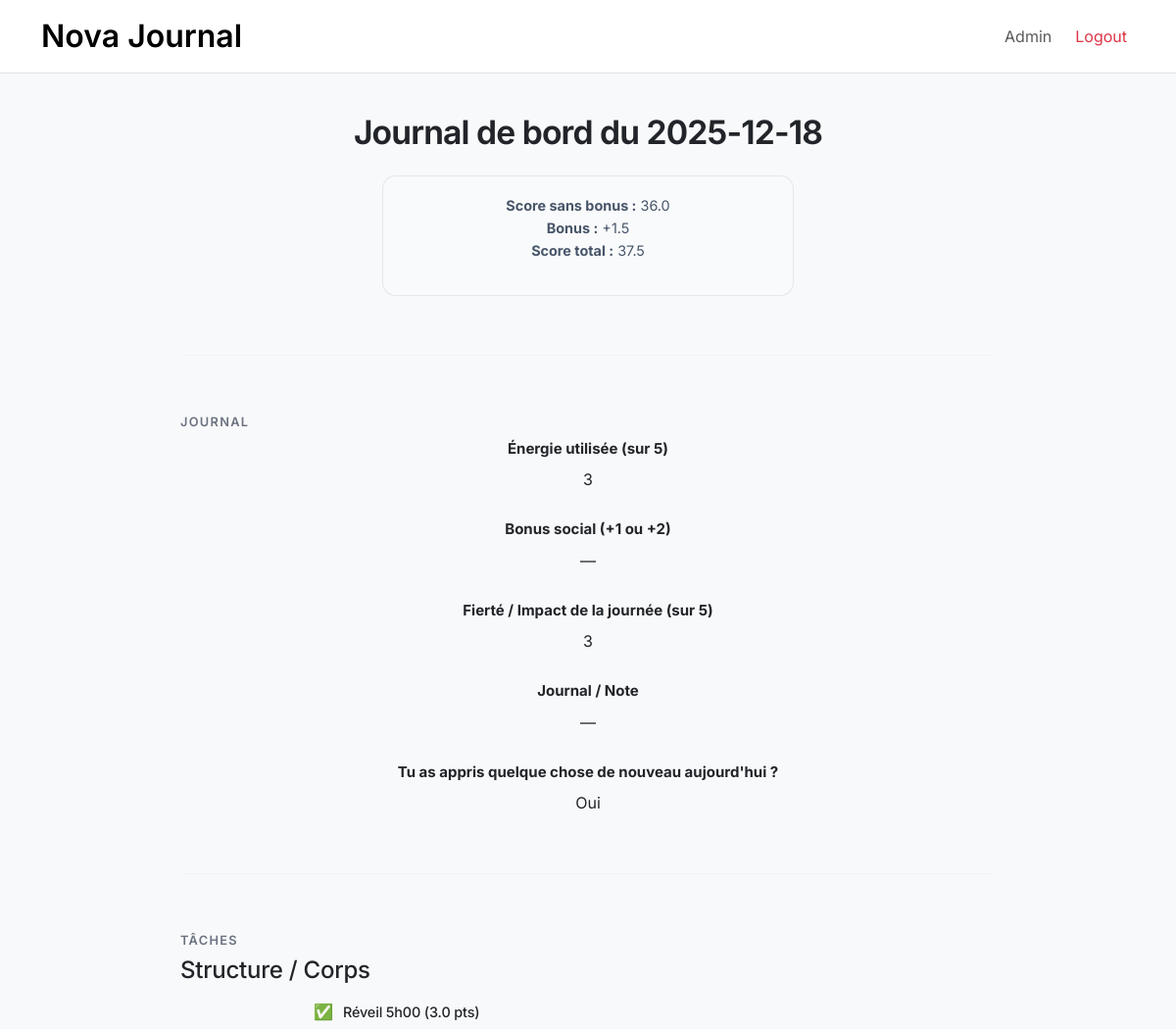
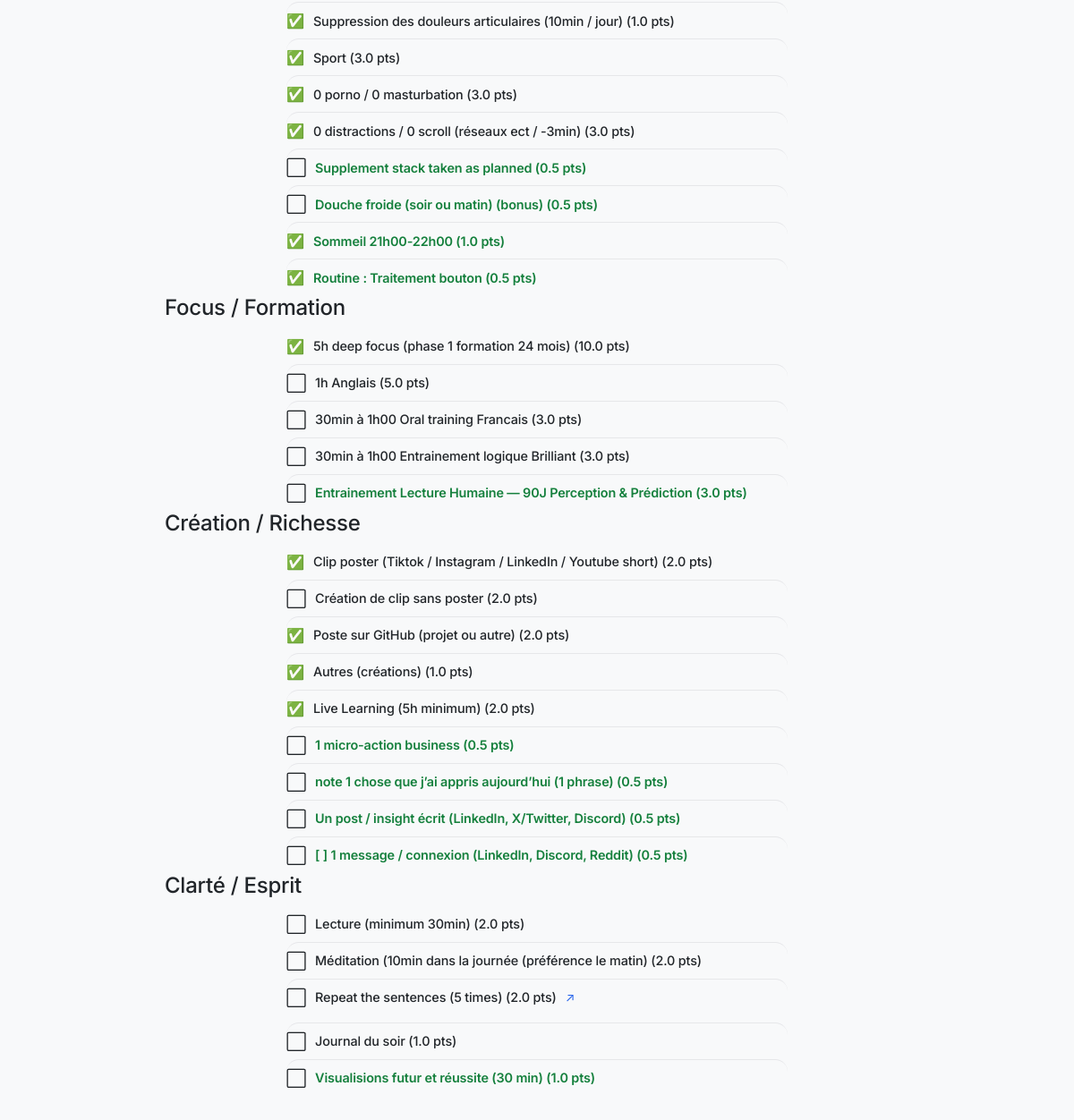
/old_journal/2025-12-18 (signed in), run on the app's committed database (2 pictures, top to bottom).
### tables this page shows
CREATE TABLE days (
    id_days INTEGER PRIMARY KEY AUTOINCREMENT,
    user_id INTEGER NOT NULL,
    date TEXT NOT NULL,
    total_score REAL DEFAULT 0,
    energy_score INTEGER CHECK (energy_score BETWEEN 1 AND 5),
    pride_score INTEGER CHECK (pride_score BETWEEN 1 AND 4),
    main_score REAL DEFAULT 0,
    bonus_score REAL DEFAULT 0,
    UNIQUE (user_id, date),
    FOREIGN KEY (user_id) REFERENCES users(id) ON DELETE CASCADE
);

CREATE TABLE daily_inputs (
    id_input INTEGER PRIMARY KEY AUTOINCREMENT,
    id_days INTEGER NOT NULL,
    id_input_def INTEGER NOT NULL,
    value INTEGER,
    note TEXT,
    UNIQUE (id_days, id_input_def),
    FOREIGN KEY (id_days) REFERENCES days(id_days) ON DELETE CASCADE,
    FOREIGN KEY (id_input_def) REFERENCES input_definitions(id_input_def) ON DELETE CASCADE
);

CREATE TABLE input_definitions (
    id_input_def INTEGER PRIMARY KEY AUTOINCREMENT,
    user_id INTEGER NOT NULL,
    name TEXT NOT NULL,
    type TEXT NOT NULL CHECK (type IN ('scale', 'boolean', 'text', 'select')),
    min_value INTEGER,
    max_value INTEGER,
    active INTEGER NOT NULL DEFAULT 1,
    description TEXT, count_in_main INTEGER DEFAULT 0,
    FOREIGN KEY (user_id) REFERENCES users(id) ON DELETE CASCADE
);

CREATE TABLE tasks (
    id_task INTEGER PRIMARY KEY AUTOINCREMENT,
    user_id INTEGER NOT NULL,
    categorie TEXT NOT NULL,
    name TEXT NOT NULL,
    points REAL NOT NULL,
    active INTEGER NOT NULL DEFAULT 1,
    point_type TEXT NOT NULL CHECK (point_type IN ('main', 'bonus')) DEFAULT 'main',
    note TEXT,
    link TEXT,
    FOREIGN KEY (user_id) REFERENCES users(id) ON DELETE CASCADE
);

### app.py (the view)
@app.route("/old_journal/<date>")
@login_required
def old_journal(date):
    rows = db.execute(
        """
        SELECT *
        FROM days
        WHERE user_id = ? AND date = ?
        """,
        session["user_id"],
        date
    )
    if not rows:
        return redirect("/old_journals")
    day = rows[0]
    categories = db.execute(
        """
        SELECT id_category, name
        FROM categories
        WHERE user_id = ?
        ORDER BY name
        """,
        session["user_id"]
    )
    raw_tasks = db.execute(
        """
        SELECT *
        FROM tasks
        WHERE user_id = ? AND active = 1
        """,
        session["user_id"]
    )
    grouped_tasks = defaultdict(list)
    for task in raw_tasks:
        grouped_tasks[task["categorie"]].append(task)
    completed = db.execute(
        """
        SELECT id_task
        FROM completions
        WHERE id_days = ? AND completed = 1
        """,
        day["id_days"]
    )
    completed_tasks = {row["id_task"] for row in completed}
    daily_inputs = db.execute(
        """
        SELECT
            d.id_input_def,
            d.name,
            d.type,
            d.min_value,
            d.max_value,
            d.description,
            di.value,
            di.note
        FROM input_definitions d
        LEFT JOIN daily_inputs di
            ON d.id_input_def = di.id_input_def
           AND di.id_days = ?
        WHERE d.user_id = ?
          AND d.active = 1
        ORDER BY d.id_input_def
        """,
        day["id_days"],
        session["user_id"]
    )
    return render_template(
        "old_journal.html",
        mode="detail",
        days=[],
        day=day,
        categories=categories,
        tasks=grouped_tasks,
        completed_tasks=completed_tasks,
        daily_inputs=daily_inputs,
    )

### app.py (called while the page is built)
@app.after_request
def after_request(response):
    response.headers["Cache-Control"] = "no-cache, no-store, must-revalidate"
    response.headers["Expires"] = 0
    response.headers["Pragma"] = "no-cache"
    return response

### helpers.py (called while the page is built)
def login_required(f):
    @wraps(f)
    def decorated_function(*args, **kwargs):
        if session.get("user_id") is None:
            return redirect("/login")
        return f(*args, **kwargs)
    return decorated_function

### templates/old_journal.html (shortened to what this page needs)
{% extends "layout.html" %}
{% block main %}
{% if mode == "list" %}
<h2 class="text-center mb-4">Historique des journaux</h2>
<ul class="journal-list">
    {% for d in days %}
        <li>
            <a href="/old_journal/{{ d.date }}">
                {{ d.date }}
            </a>
            — Total : {{ d.total_score }}
            (Main : {{ d.main_score }}, Bonus : {{ d.bonus_score }})
        </li>
    {% else %}
        <li>Aucun journal enregistré.</li>
    {% endfor %}
</ul>
{% elif mode == "detail" %}
<h2 class="text-center mb-4">
    Journal de bord du {{ day.date }}
</h2>
<div class="score-box" style="margin-bottom:20px;">
    <p>
        <strong>Score sans bonus :</strong>
        {{ day.main_score }}
        <br>
        <strong>Bonus :</strong>
        +{{ day.bonus_score }}
        <br>
        <strong>Score total :</strong>
        {{ day.total_score }}
    </p>
</div>
<hr>
{% if daily_inputs %}
<h3>Journal</h3>
{% for q in daily_inputs %}
<div class="daily-input-row">
    <label class="daily-input-label">
        <strong>{{ q.name }}</strong>
    </label>
    <div class="daily-input-control">
        {% if q.type == "scale" %}
            <span class="readonly-value">
                {{ q.value if q.value is not none else "—" }}
            </span>
        {% elif q.type == "boolean" %}
            <span class="readonly-value">
                {% if q.value == 1 %}Oui{% elif q.value == 0 %}Non{% else %}—{% endif %}
            </span>
        {% elif q.type == "text" %}
            <div class="readonly-text">
                {{ q.note or "—" }}
            </div>
        {% endif %}
    </div>
</div>
{% endfor %}
{% endif %}
<hr>
{% if tasks %}
<h3>Tâches</h3>
{% for category, items in tasks.items() %}
<h4>{{ category }}</h4>
<ul>
{% for task in items %}
<li class="task">
    <div class="task-row">
        <span class="task-checkbox">
            {% if task.id_task in completed_tasks %}
                ✅
            {% else %}
                ⬜
            {% endif %}
        </span>
        <span class="task-title {% if task.point_type == 'bonus' %}task-bonus{% endif %}">
            {{ task.name }} ({{ task.points }} pts)
        </span>
        {% if task.link %}
            <a href="{{ task.link }}" target="_blank" class="task-link">↗</a>
        {% endif %}
    </div>
</li>
{% endfor %}
</ul>
{% endfor %}
{% endif %}
{% endif %}
{% endblock %}

### static/styles.css (style rules this page uses)
:root { --font-ui: Inter, -apple-system, BlinkMacSystemFont, "Segoe UI", Roboto, Helvetica, Arial, sans-serif; }
html, body { font-family: var(--font-ui); font-weight: 400; color: #0f172a; -webkit-font-smoothing: antialiased; -moz-osx-font-smoothing: grayscale; }
h1, h2, h3, h4 { font-weight: 500; letter-spacing: -0.01em; }
p { line-height: 1.6; color: #475569; }

### static/styles_journal.css (style rules this page uses)
:root { --bg-page: #f8f9fb; --bg-card: #ffffff; --text-main: #0f172a; --text-muted: #6b7280; --border: rgba(15, 23, 42, 0.08); --accent: #2563eb; --accent-soft: rgba(37, 99, 235, 0.15); --success: #15803d; --radius-lg: 18px; --radius: 14px; --radius-sm: 10px; --shadow-xs: 0 1px 2px rgba(0,0,0,0.04); --shadow-sm: 0 4px 12px rgba(15,23,42,0.06); --shadow-md: 0 10px 28px rgba(15,23,42,0.10); --shadow-lg: 0 20px 50px rgba(15,23,42,0.14); --font: -apple-system, BlinkMacSystemFont, "Inter", "Segoe UI", Roboto, Helvetica, Arial, sans-serif; }
* { box-sizing: border-box; }
h2 { font-size: 2.2rem; font-weight: 650; letter-spacing: -0.025em; text-align: center; margin-bottom: 24px; }
h3 { margin: 44px 0 14px; font-size: 0.8rem; font-weight: 600; letter-spacing: 0.1em; text-transform: uppercase; color: var(--text-muted); }
.score-box { background: var(--bg-card); border-radius: var(--radius-lg); padding: 18px 22px; margin: 0 auto 32px; max-width: 420px; border: 1px solid var(--border); box-shadow: var(--shadow-sm); text-align: center; font-size: 0.9rem; }
ul { list-style: none; padding: 0; margin: 0; }
.task { max-width: 560px; margin-left: auto; margin-right: auto; background: var(--bg-card); border-radius: var(--radius); padding: 12px 14px; margin-bottom: 10px; border: 1px solid var(--border); box-shadow: var(--shadow-xs); transition: all 0.25s ease; }
.task-row { display: flex; align-items: center; gap: 10px; }
.task-title { font-size: 0.9rem; font-weight: 500; letter-spacing: -0.01em; }
.task-bonus { color: var(--success); font-weight: 600; }
.task-link { color: var(--accent); text-decoration: none; font-size: 0.85rem; }
hr { margin: 60px 0; border: none; height: 1px; background: var(--border); }
.daily-input-row { max-width: 640px; margin: 0 auto 28px auto; text-align: center; }
.daily-input-label { display: block; margin-bottom: 8px; font-size: 15px; font-weight: 500; }
.daily-input-control { display: flex; justify-content: center; margin-bottom: 6px; }
body { background: #fafafa; }
h3 { margin: 28px 0 8px; }
.score-box { box-shadow: none; border-radius: 12px; margin-bottom: 20px; }
.task { background: transparent; border: none; box-shadow: none; padding: 6px 0; margin-bottom: 6px; }
.task + .task { border-top: 1px solid var(--border); }
body { background: #f6f7f9; }
h2 { font-size: 2.1rem; font-weight: 650; margin-bottom: 12px; }
.score-box { background: #f9fafb; border-radius: 14px; border: 1px solid var(--border); box-shadow: none; margin-bottom: 0; }
.task { background: transparent; border: none; box-shadow: none; padding: 8px 0; margin-bottom: 0; }

### data on the page
days: date "2025-12-18", main_score "36.0", bonus_score "1.5", total_score "37.5"
daily_inputs: name "Énergie utilisée (sur 5)", value "3"
input_definitions: name "Bonus social (+1 ou +2)", value "—"
daily_inputs: name "Fierté / Impact de la journée (sur 5)", value "3"
input_definitions: name "Journal / Note", note "—"
daily_inputs: name "Tu as appris quelque chose de nouveau aujourd'hui ?", value "Oui"
tasks: categorie "Structure / Corps", name "Réveil 5h00", points "3.0"
tasks: name "Suppression des douleurs articulaires (10min / jour)", points "1.0"
tasks: name "Sport", points "3.0"
tasks: name "0 porno / 0 masturbation", points "3.0"
tasks: name "0 distractions / 0 scroll (réseaux ect / -3min)", points "3.0"
tasks: name "Supplement stack taken as planned", points "0.5"
tasks: name "Douche froide (soir ou matin) (bonus)", points "0.5"
tasks: name "Sommeil 21h00-22h00", points "1.0"
tasks: name "Routine : Traitement bouton", points "0.5"
tasks: categorie "Focus / Formation", name "5h deep focus (phase 1 formation 24 mois)", points "10.0"
tasks: name "1h Anglais", points "5.0"
tasks: name "30min à 1h00 Oral training Francais", points "3.0"
tasks: name "30min à 1h00 Entrainement logique Brilliant", points "3.0"
tasks: name "Entrainement Lecture Humaine — 90J Perception & Prédiction", points "3.0"
tasks: categorie "Création / Richesse", name "Clip poster (Tiktok / Instagram / LinkedIn / Youtube short)", points "2.0"
tasks: name "Création de clip sans poster", points "2.0"
tasks: name "Poste sur GitHub (projet ou autre)", points "2.0"
tasks: name "Autres (créations)", points "1.0"
tasks: name "Live Learning (5h minimum)", points "2.0"
tasks: name "1 micro-action business", points "0.5"
tasks: name "note 1 chose que j’ai appris aujourd’hui (1 phrase)", points "0.5"
tasks: name "Un post / insight écrit (LinkedIn, X/Twitter, Discord)", points "0.5"
tasks: name "[ ] 1 message / connexion (LinkedIn, Discord, Reddit)", points "0.5"
tasks: categorie "Clarté / Esprit", name "Lecture (minimum 30min)", points "2.0"
tasks: name "Méditation (10min dans la journée (préférence le matin)", points "2.0"
tasks: name "Repeat the sentences (5 times)", points "2.0"
tasks: name "Journal du soir", points "1.0"
tasks: name "Visualisions futur et réussite (30 min)", points "1.0"
